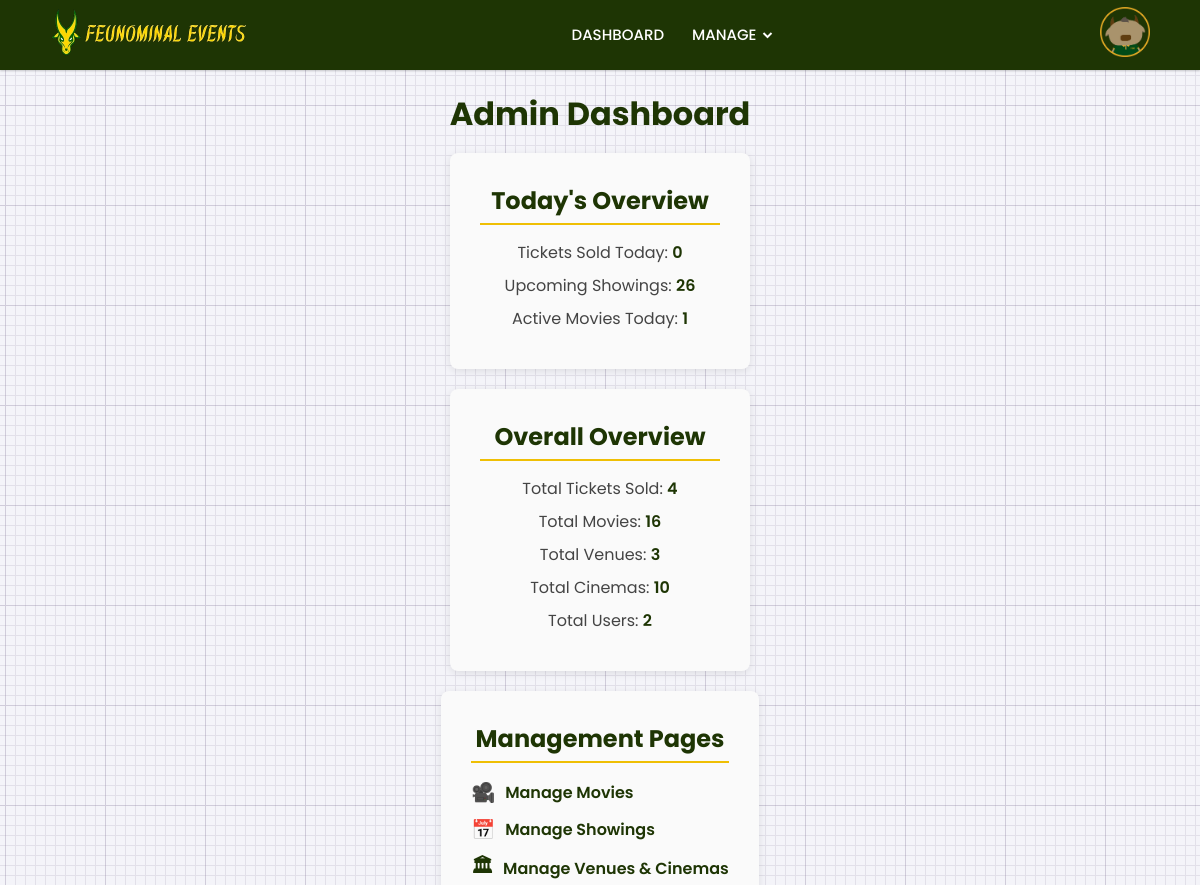
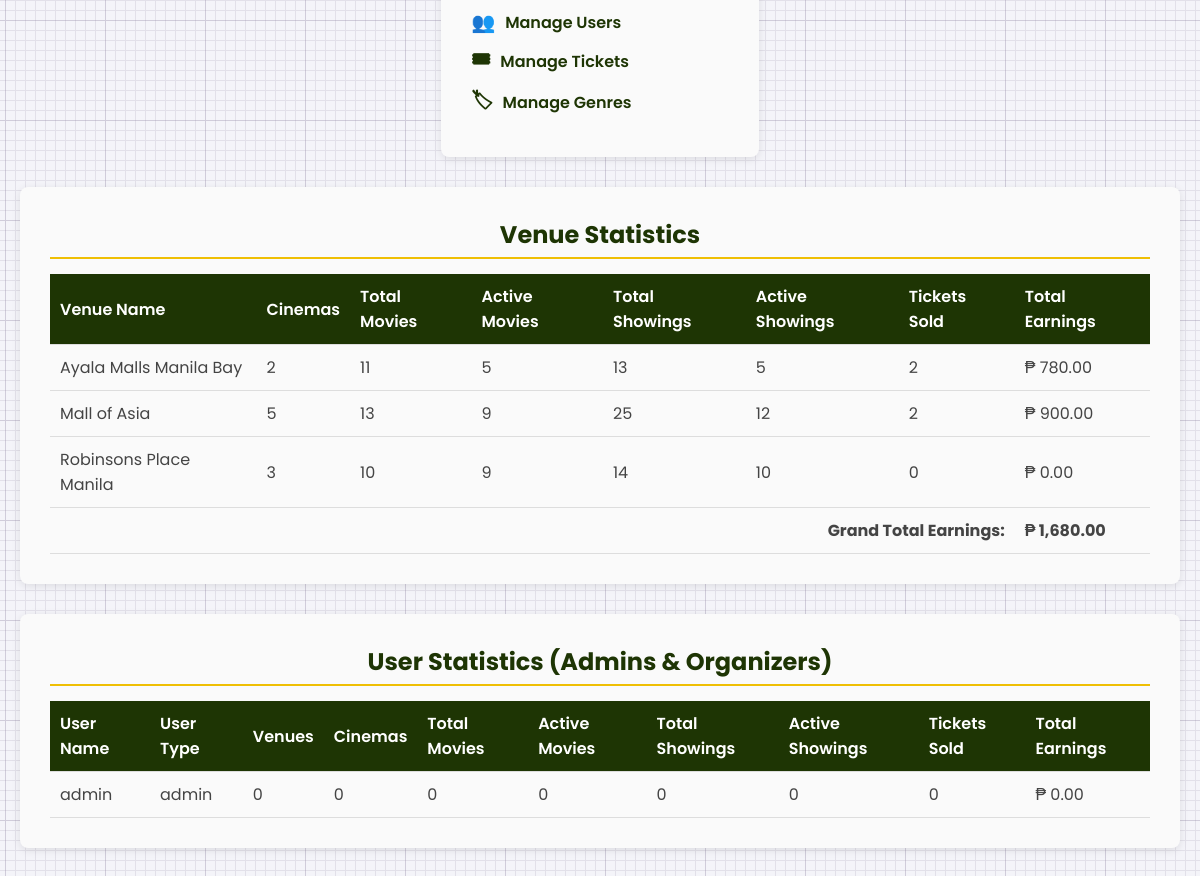
Before: /admin/admin.php with the older database file (2 pictures, top to bottom).
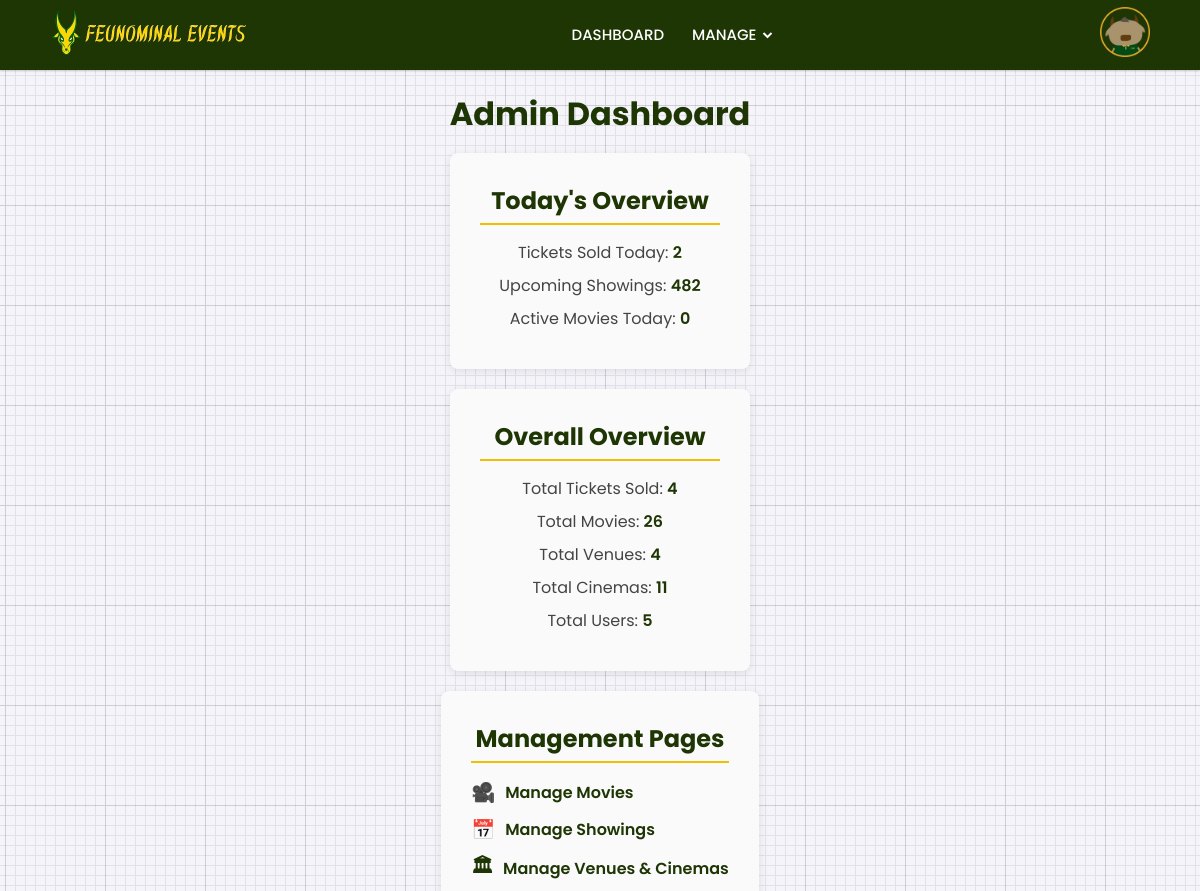
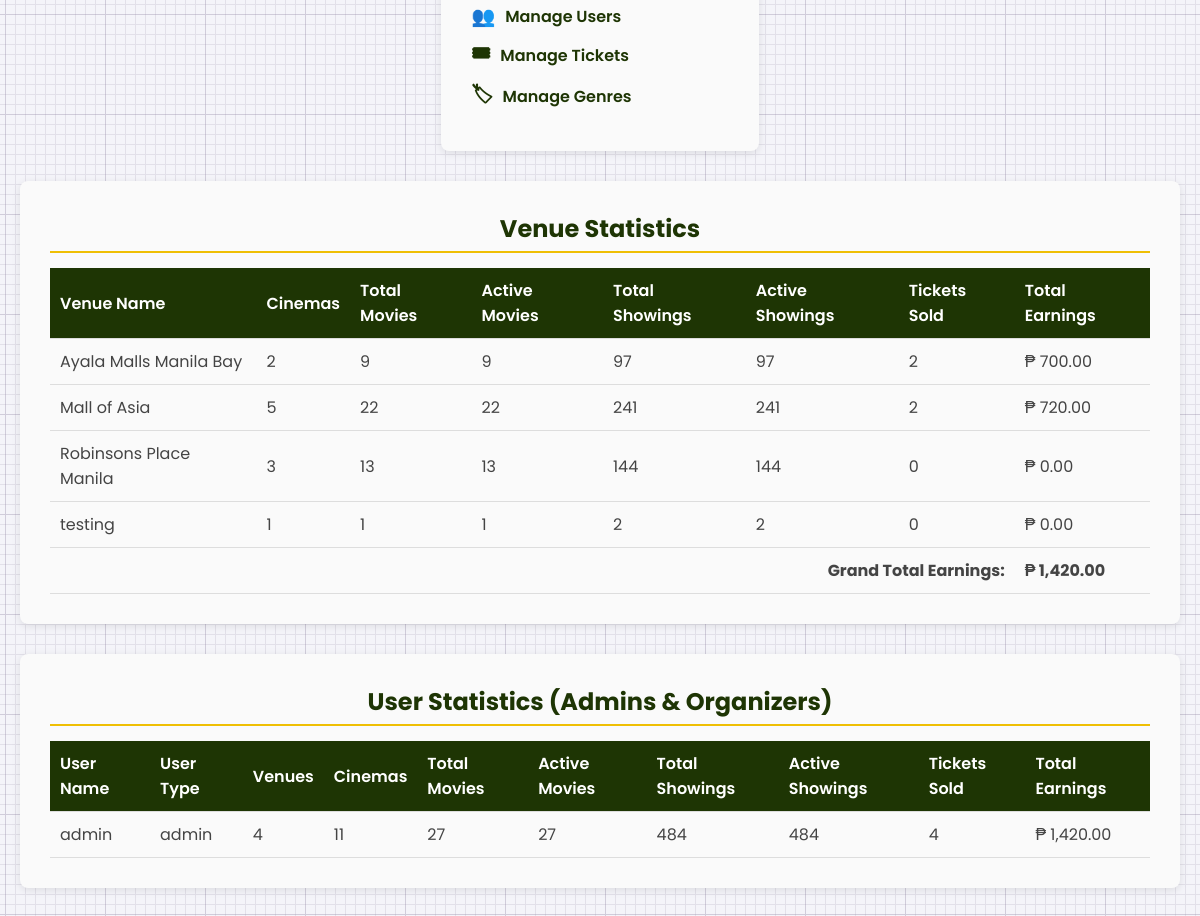
After: the same page with the newer database file (2 pictures, top to bottom).
### tables this page shows
CREATE TABLE `venues` (
  `venue_id` int(10) NOT NULL,
  `venue_name` varchar(50) NOT NULL,
  `address` text NOT NULL,
  `event_type` varchar(50) NOT NULL,
  `image` varchar(255) NOT NULL,
  `user_id` int(11) NOT NULL,
  `archived` tinyint(1) NOT NULL DEFAULT 0
);

CREATE TABLE `users` (
  `user_id` int(10) NOT NULL,
  `f_name` varchar(50) NOT NULL,
  `s_name` varchar(50) NOT NULL,
  `email` varchar(50) NOT NULL,
  `password` varchar(25) NOT NULL,
  `user_type` enum('customer','admin','organizer','') NOT NULL,
  `created_at` datetime NOT NULL,
  `archived` tinyint(1) DEFAULT 0
);

### admin/admin.php (the view, shortened to what this page needs)
<?php
$host = 'localhost';
$db = 'tix';
$user = 'root';
$pass = '';
$conn = new mysqli($host, $user, $pass, $db);
$today_tickets_sql = "SELECT COUNT(movie_tix_id) AS total_tickets FROM movie_tickets WHERE DATE(booking_time) = CURDATE()";
$today_tickets_result = $conn->query($today_tickets_sql);
$today_tickets_row = $today_tickets_result->fetch_assoc();
$today_tickets = $today_tickets_row['total_tickets'];
$total_tickets_sql = "SELECT COUNT(movie_tix_id) AS total_tickets FROM movie_tickets";
$total_tickets_result = $conn->query($total_tickets_sql);
$total_tickets_row = $total_tickets_result->fetch_assoc();
$total_tickets = $total_tickets_row['total_tickets'];
$upcoming_showings_sql = "SELECT COUNT(*) AS upcoming_showings FROM showings WHERE show_date > CURDATE()";
$upcoming_showings_result = $conn->query($upcoming_showings_sql);
$upcoming_showings_row = $upcoming_showings_result->fetch_assoc();
$upcoming_showings = $upcoming_showings_row['upcoming_showings'];
$active_movies_sql = "SELECT COUNT(DISTINCT movie_id) AS active_movies FROM showings WHERE show_date = CURDATE()";
$active_movies_result = $conn->query($active_movies_sql);
$active_movies_row = $active_movies_result->fetch_assoc();
$active_movies = $active_movies_row['active_movies'];
$total_movies_sql = "SELECT COUNT(movie_id) AS total_movies FROM movies WHERE archived = 0";
$total_movies_result = $conn->query($total_movies_sql);
$total_movies_row = $total_movies_result->fetch_assoc();
$total_movies = $total_movies_row['total_movies'];
$total_venues_sql = "SELECT COUNT(venue_id) AS total_venues FROM venues WHERE archived = 0";
$total_venues_result = $conn->query($total_venues_sql);
$total_venues_row = $total_venues_result->fetch_assoc();
$total_venues = $total_venues_row['total_venues'];
$total_cinemas_sql = "SELECT COUNT(cinema_id) AS total_cinemas FROM cinemas WHERE archived = 0";
$total_cinemas_result = $conn->query($total_cinemas_sql);
$total_cinemas_row = $total_cinemas_result->fetch_assoc();
$total_cinemas = $total_cinemas_row['total_cinemas'];
$total_users_sql = "SELECT COUNT(user_id) AS total_users FROM users";
$total_users_result = $conn->query($total_users_sql);
$total_users_row = $total_users_result->fetch_assoc();
$total_users = $total_users_row['total_users'];
$venue_stats_sql = "
    SELECT
        v.venue_id,
        v.venue_name,
        COUNT(DISTINCT c.cinema_id) AS num_cinemas,
        COUNT(DISTINCT s.movie_id) AS total_movies,
        COUNT(DISTINCT CASE WHEN s.show_date > CURDATE() THEN s.movie_id END) AS active_movies,
        COUNT(s.showing_id) AS total_showings,
        COUNT(CASE WHEN s.show_date > CURDATE() THEN s.showing_id END) AS active_showings,
        COUNT(mt.movie_tix_id) AS num_tickets,
        COALESCE(SUM(CASE WHEN mt.movie_tix_id IS NOT NULL THEN s.price ELSE 0 END), 0) AS total_earnings
    FROM venues v
    LEFT JOIN cinemas c ON v.venue_id = c.venue_id AND c.archived = 0
    LEFT JOIN showings s ON c.cinema_id = s.cinema_id
    LEFT JOIN movie_tickets mt ON s.showing_id = mt.showing_id
    WHERE v.archived = 0
    GROUP BY v.venue_id, v.venue_name
    ORDER BY v.venue_name";
$venue_stats_result = $conn->query($venue_stats_sql);
$venue_stats = [];
while ($row = $venue_stats_result->fetch_assoc()) {
    $venue_stats[] = $row;
}
$user_stats_sql = "
    SELECT
        u.user_id,
        u.f_name,
        u.user_type,
        COUNT(DISTINCT v.venue_id) AS num_venues,
        COUNT(DISTINCT c.cinema_id) AS num_cinemas,
        COUNT(DISTINCT s.movie_id) AS total_movies,
        COUNT(DISTINCT CASE WHEN s.show_date > CURDATE() THEN s.movie_id END) AS active_movies,
        COUNT(s.showing_id) AS total_showings,
        COUNT(CASE WHEN s.show_date > CURDATE() THEN s.showing_id END) AS active_showings,
        COUNT(mt.movie_tix_id) AS num_tickets,
        COALESCE(SUM(CASE WHEN mt.movie_tix_id IS NOT NULL THEN s.price ELSE 0 END)) AS total_earnings
    FROM users u
    LEFT JOIN venues v ON u.user_id = v.user_id AND v.archived = 0
    LEFT JOIN cinemas c ON v.venue_id = c.venue_id AND c.archived = 0
    LEFT JOIN showings s ON c.cinema_id = s.cinema_id AND s.user_id = u.user_id
    LEFT JOIN movie_tickets mt ON s.showing_id = mt.showing_id
    WHERE u.user_type IN ('admin', 'organizer')
    GROUP BY u.user_id, u.f_name, u.user_type
    ORDER BY u.f_name";
$user_stats_result = $conn->query($user_stats_sql);
$user_stats = [];
while ($row = $user_stats_result->fetch_assoc()) {
    $user_stats[] = $row;
}
?>
<!DOCTYPE html>
<html lang="en" dir="ltr">
<head>
  <link rel="stylesheet" href="../css/nav.css">
  <link href='https://unpkg.com/boxicons@2.0.7/css/boxicons.min.css' rel='stylesheet'>
</head>
<body>
<nav>
  <div class="navbar">
    <a href="admin.php"><img src="../assets/feunominal_nav.png" height="50"></a>
    <div class="nav-links">
      <ul class="links">
        <li><a href="admin.php">DASHBOARD</a></li>
        <li>
          <a href="#">MANAGE</a>
          <i class='bx bxs-chevron-down htmlcss-arrow arrow'></i>
        </li>
      </ul>
    </div>
    <?php if (isset($_SESSION['f_name'])): ?>
      <div class="nav-links">
        <div class="links">
          <li>
            <img src="../assets/chic.png" height="50"> <a href="#"><?php echo htmlspecialchars($_SESSION['f_name']);?></a>
            <i class='bx bxs-chevron-down htmlcss-arrow arrow'></i>
            <ul class="htmlCss-sub-menu sub-menu">
              <li><a href="../php/logout.php?redirect=../movie.php">Log Out</a></li>
            </ul>
          </li>
        </div>
      </div>
    <?php else: ?>
      <div class="links">
        <a href="#" id="openModal"><img src="assets/tam.png" height="50"></a>
      </div>
    <?php endif; ?>
  </div>
</nav>
<h1>Admin Dashboard</h1>
<div class="section-row">
  <div class="section-column">
    <div class="card">
      <h2>Today's Overview</h2>
      <p>Tickets Sold Today: <strong><?= $today_tickets; ?></strong></p>
      <p>Upcoming Showings: <strong><?= $upcoming_showings; ?></strong></p>
      <p>Active Movies Today: <strong><?= $active_movies; ?></strong></p>
    </div>
  </div>
  <div class="section-column">
    <div class="card">
      <h2>Overall Overview</h2>
      <p>Total Tickets Sold: <strong><?= $total_tickets; ?></strong></p>
      <p>Total Movies: <strong><?= $total_movies; ?></strong></p>
      <p>Total Venues: <strong><?= $total_venues; ?></strong></p>
      <p>Total Cinemas: <strong><?= $total_cinemas; ?></strong></p>
      <p>Total Users: <strong><?= $total_users; ?></strong></p>
    </div>
  </div>
  <div class="section-column">
    <div class="card">
      <h2>Management Pages</h2>
      <ul>
        <li><a href="manage_movies.php" data-icon="🎥">Manage Movies</a></li>
        <li><a href="manage_showings.php" data-icon="📅">Manage Showings</a></li>
        <li><a href="manage_venues.php" data-icon="🏛">Manage Venues & Cinemas</a></li>
        <li><a href="manage_users.php" data-icon="👥">Manage Users</a></li>
        <li><a href="manage_tickets.php" data-icon="🎟">Manage Tickets</a></li>
        <li><a href="manage_genres.php" data-icon="🏷">Manage Genres</a></li>
      </ul>
    </div>
  </div>
</div>
<div class="section-row">
  <div class="section-column" style="flex: 1; max-width: 100%;">
    <div class="card">
      <h2>Venue Statistics</h2>
      <?php if (empty($venue_stats)): ?>
        <p>No venue statistics available.</p>
      <?php else: ?>
        <table class="venue-stats-table">
          <thead>
            <tr>
              <th>Venue Name</th>
              <th>Cinemas</th>
              <th>Total Movies</th>
              <th>Active Movies</th>
              <th>Total Showings</th>
              <th>Active Showings</th>
              <th>Tickets Sold</th>
              <th>Total Earnings</th>
            </tr>
          </thead>
          <tbody>
            <?php
              $grand_total_earnings = 0;
              foreach ($venue_stats as $venue):
                $grand_total_earnings += $venue['total_earnings'];
            ?>
              <tr>
                <td><?= htmlspecialchars($venue['venue_name']); ?></td>
                <td><?= $venue['num_cinemas']; ?></td>
                <td><?= $venue['total_movies']; ?></td>
                <td><?= $venue['active_movies']; ?></td>
                <td><?= $venue['total_showings']; ?></td>
                <td><?= $venue['active_showings']; ?></td>
                <td><?= $venue['num_tickets']; ?></td>
                <td>₱ <?= number_format($venue['total_earnings'], 2); ?></td>
              </tr>
            <?php endforeach; ?>
            <tr style="font-weight: bold;">
              <td colspan="7" style="text-align: right;">Grand Total Earnings:</td>
              <td>₱ <?= number_format($grand_total_earnings, 2); ?></td>
            </tr>
          </tbody>
        </table>
      <?php endif; ?>
    </div>
  </div>
</div>
<div class="section-row">
  <div class="section-column" style="flex: 1; max-width: 100%;">
    <div class="card">
      <h2>User Statistics (Admins & Organizers)</h2>
      <?php if (empty($user_stats)): ?>
        <p>No user statistics available.</p>
      <?php else: ?>
        <table class="user-stats-table">
          <thead>
            <tr>
              <th>User Name</th>
              <th>User Type</th>
              <th>Venues</th>
              <th>Cinemas</th>
              <th>Total Movies</th>
              <th>Active Movies</th>
              <th>Total Showings</th>
              <th>Active Showings</th>
              <th>Tickets Sold</th>
              <th>Total Earnings</th>
            </tr>
          </thead>
          <tbody>
            <?php foreach ($user_stats as $user): ?>
              <tr>
                <td><?= htmlspecialchars($user['f_name']); ?></td>
                <td><?= htmlspecialchars($user['user_type']); ?></td>
                <td><?= $user['num_venues']; ?></td>
                <td><?= $user['num_cinemas']; ?></td>
                <td><?= $user['total_movies']; ?></td>
                <td><?= $user['active_movies']; ?></td>
                <td><?= $user['total_showings']; ?></td>
                <td><?= $user['active_showings']; ?></td>
                <td><?= $user['num_tickets']; ?></td>
                <td>₱ <?= number_format($user['total_earnings'], 2); ?></td>
              </tr>
            <?php endforeach; ?>
          </tbody>
        </table>
      <?php endif; ?>
    </div>
  </div>
</div>
</body>
</html>

### css/nav.css (style rules this page uses)
* { margin: 0; padding: 0; box-sizing: border-box; font-family: 'Poppins', sans-serif; }
body { min-height: 100vh; }
nav { position: fixed; top: 0; left: 0; width: 100%; height: 100%; height: 70px; background: #1e3504; box-shadow: 0 1px 2px rgba(0, 0, 0, 0.2); z-index: 99; }
nav .navbar { height: 100%; max-width: 1250px; width: 100%; display: flex; align-items: center; justify-content: space-between; margin: auto; padding: 0 50px; }
nav .navbar .nav-links { line-height: 70px; height: 100%; }
nav .navbar .links { display: flex; }
nav .navbar .links li { position: relative; display: flex; align-items: center; justify-content: space-between; list-style: none; padding: 0 14px; }
nav .navbar .links li a { height: 100%; text-decoration: none; white-space: nowrap; color: #fff; font-size: 15px; font-weight: 500; }
nav .navbar .links li .arrow { height: 100%; width: 22px; line-height: 70px; text-align: center; display: inline-block; color: #fff; transition: all 0.3s ease; }

### admin/admin.php (style rules this page uses)
body { font-family: Arial, sans-serif; background-color: #f4f4f9; color: #333; padding: 20px; margin: 0; margin-top: 70px; display: flex; flex-direction: column; align-items: center; }
h1, h2, h3 { color: #1e3504; margin-bottom: 15px; text-align: center; width: 100%; }
h1 { font-size: 2rem; }
h2 { font-size: 1.5rem; border-bottom: 2px solid #EFBF04; padding-bottom: 5px; }
.section-row { display: flex; flex-wrap: wrap; gap: 20px; width: 100%; max-width: 1800px; margin-bottom: 30px; justify-content: center; }
.section-column { flex: 1; min-width: 300px; max-width: 580px; background-color: #fafafa; border-radius: 8px; padding: 15px; box-shadow: 0 2px 8px rgba(0, 0, 0, 0.1); }
.card { padding: 15px; width: 100%; text-align: center; align-content: center; }
.card p { margin: 8px 0; font-size: 1rem; color: #444; }
.card p strong { color: #1e3504; font-weight: 600; }
.card ul { list-style: none; padding: 0; margin: 8px 0; }
.card ul li { margin-bottom: 8px; }
.card ul li a { text-decoration: none; color: #1e3504; font-weight: 600; transition: color 0.2s ease; display: flex; align-items: center; }
.card ul li a::before { content: attr(data-icon); margin-right: 10px; font-size: 1.2rem; }
.venue-stats-table, .user-stats-table { width: 100%; border-collapse: collapse; margin-top: 10px; }
.venue-stats-table th, .venue-stats-table td, .user-stats-table th, .user-stats-table td { padding: 10px; text-align: left; border-bottom: 1px solid #ddd; }
.venue-stats-table th, .user-stats-table th { background-color: #1e3504; color: #fff; font-weight: 600; }
.venue-stats-table td, .user-stats-table td { color: #444; }
@media (max-width: 1200px) { .section-row { flex-direction: column; align-items: center; } }
@media (max-width: 1200px) { .section-column { max-width: 600px; } }

Changed rows visible on the page:
changed venues "Ayala Malls Manila Bay": total_movies "11" → "9"; active_movies "5" → "9"; total_showings "13" → "97"; active_showings "5" → "97"; total_earnings "780.00" → "700.00"
changed venues "Mall of Asia": total_movies "13" → "22"; active_movies "9" → "22"; total_showings "25" → "241"; active_showings "12" → "241"; total_earnings "900.00" → "720.00"
changed venues "Robinsons Place Manila": total_movies "10" → "13"; active_movies "9" → "13"; total_showings "14" → "144"; active_showings "10" → "144"
added venues: venue_name "testing", num_cinemas "1", total_movies "1", active_movies "1", total_showings "2", active_showings "2", num_tickets "0", total_earnings "0.00"
computed for users "admin": num_venues "0" → "4"; num_cinemas "0" → "11"; total_movies "0" → "27"; active_movies "0" → "27"; total_showings "0" → "484"; active_showings "0" → "484"; num_tickets "0" → "4"; total_earnings "0.00" → "1,420.00"
Other visible differences:
$today_tickets: "0" → "2"
$upcoming_showings: "26" → "482"
$active_movies: "1" → "0"
$total_movies: "16" → "26"
$total_venues: "3" → "4"
$total_cinemas: "10" → "11"
$total_users: "2" → "5"
$grand_total_earnings: "1,680.00" → "1,420.00"
